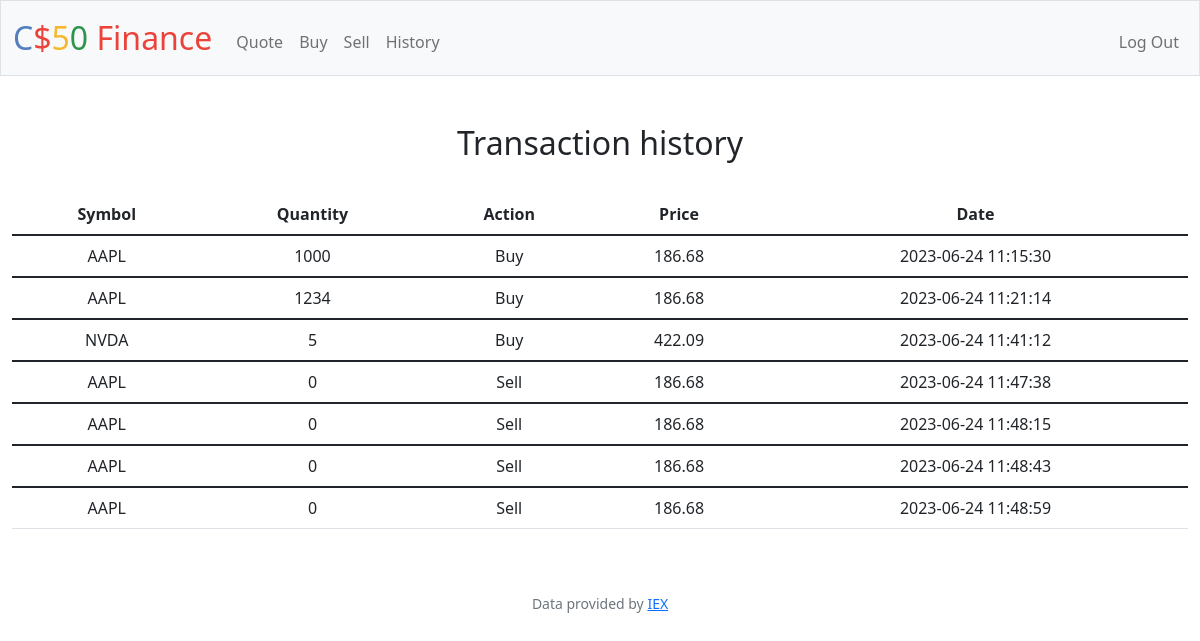
Screenshot of /history (signed in) with the database file from the repository.
### tables this page shows
CREATE TABLE 'history' ('user_id' INTEGER, 'symbol' TEXT, 'quantity' NUMERIC, 'action' TEXT, 'price' NUMERIC, 'time' DATETIME, 'id' INTEGER);

### app.py (the view)
@app.route("/history", methods=["GET"])
@login_required
def history():
    id = session["user_id"]
    history = db.execute("SELECT * FROM history WHERE user_id == ?", id)
    return render_template("history.html", history=history)

### app.py (called while the page is built)
@app.after_request
def after_request(response):
    response.headers["Cache-Control"] = "no-cache, no-store, must-revalidate"
    response.headers["Expires"] = 0
    response.headers["Pragma"] = "no-cache"
    return response

### helpers.py (called while the page is built)
def login_required(f):
    @wraps(f)
    def decorated_function(*args, **kwargs):
        if session.get("user_id") is None:
            return redirect("/login")
        return f(*args, **kwargs)
    return decorated_function

### templates/history.html (shortened to what this page needs)
{% extends "layout.html" %}
{% block main %}
    <h2>Transaction history</h2>
    <br>
    <table class="table">
        <thead class="thead-dark">
            <tr>
                <th scope="col">Symbol</th>
                <th scope="col">Quantity</th>
                <th scope="col">Action</th>
                <th scope="col">Price</th>
                <th scope="col">Date</th>
            </tr>
        </thead>
        {%for i in range(history | length)%}
        <tbody>
            <tr>
                        <td>{{ history[i]['symbol'] }}</td>
                        <td>{{ history[i]['quantity'] }}</td>
                        <td>{{ history[i]['action'] }}</td>
                        <td>{{ history[i]['price'] }}</td>
                        <td>{{ history[i]['time'] }}</td>
            </tr>
        </tbody>
        {%endfor%}
    </table>
{% endblock %}

### templates/layout.html (shortened to what this page needs)
<!DOCTYPE html>
<html lang="en">
    <head>
        <link href="https://cdn.jsdelivr.net/npm/bootstrap@5.1.3/dist/css/bootstrap.min.css" rel="stylesheet">
        <link href="/static/styles.css" rel="stylesheet">
    </head>
    <body>
        <nav class="bg-light border navbar navbar-expand-md navbar-light">
            <div class="container-fluid">
                <a class="navbar-brand" href="/"><span class="blue">C</span><span class="red">$</span><span class="yellow">5</span><span class="green">0</span> <span class="red">Finance</span></a>
                <div class="collapse navbar-collapse" id="navbar">
                    {% if session["user_id"] %}
                        <ul class="navbar-nav me-auto mt-2">
                            <li class="nav-item"><a class="nav-link" href="/quote">Quote</a></li>
                            <li class="nav-item"><a class="nav-link" href="/buy">Buy</a></li>
                            <li class="nav-item"><a class="nav-link" href="/sell">Sell</a></li>
                            <li class="nav-item"><a class="nav-link" href="/history">History</a></li>
                        </ul>
                        <ul class="navbar-nav ms-auto mt-2">
                            <li class="nav-item"><a class="nav-link" href="/logout">Log Out</a></li>
                        </ul>
                    {% else %}
                        <ul class="navbar-nav ms-auto mt-2">
                            <li class="nav-item"><a class="nav-link" href="/register">Register</a></li>
                            <li class="nav-item"><a class="nav-link" href="/login">Log In</a></li>
                        </ul>
                    {% endif %}
                </div>
            </div>
        </nav>
        <main class="container-fluid py-5 text-center">
            {% block main %}{% endblock %}
        </main>
        <footer class="mb-5 small text-center text-muted">
            Data provided by <a href="https://iexcloud.io/">IEX</a>
        </footer>
    </body>
</html>

### static/styles.css (style rules this page uses)
nav .navbar-brand { font-size: xx-large; }
nav .navbar-brand .blue { color: #537fbe; }
nav .navbar-brand .red { color: #ea433b; }
nav .navbar-brand .yellow { color: #f5b82e; }
nav .navbar-brand .green { color: #2e944b; }

### rows the page displays
history: symbol "AAPL", quantity "1000", action "Buy", price "186.68", time "2023-06-24 11:15:30"
history: symbol "AAPL", quantity "1234", action "Buy", price "186.68", time "2023-06-24 11:21:14"
history: symbol "NVDA", quantity "5", action "Buy", price "422.09", time "2023-06-24 11:41:12"
history: symbol "AAPL", quantity "0", action "Sell", price "186.68", time "2023-06-24 11:47:38"
history: symbol "AAPL", quantity "0", action "Sell", price "186.68", time "2023-06-24 11:48:15"
history: symbol "AAPL", quantity "0", action "Sell", price "186.68", time "2023-06-24 11:48:43"
history: symbol "AAPL", quantity "0", action "Sell", price "186.68", time "2023-06-24 11:48:59"
